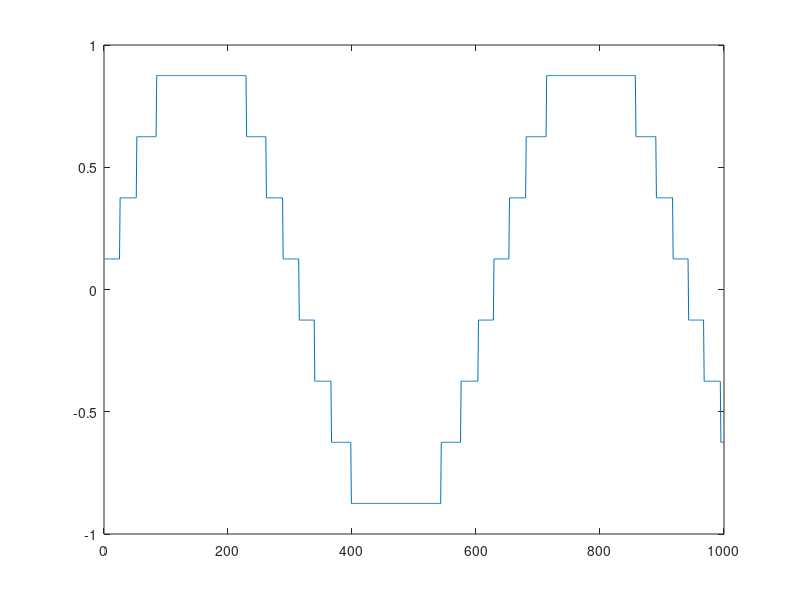
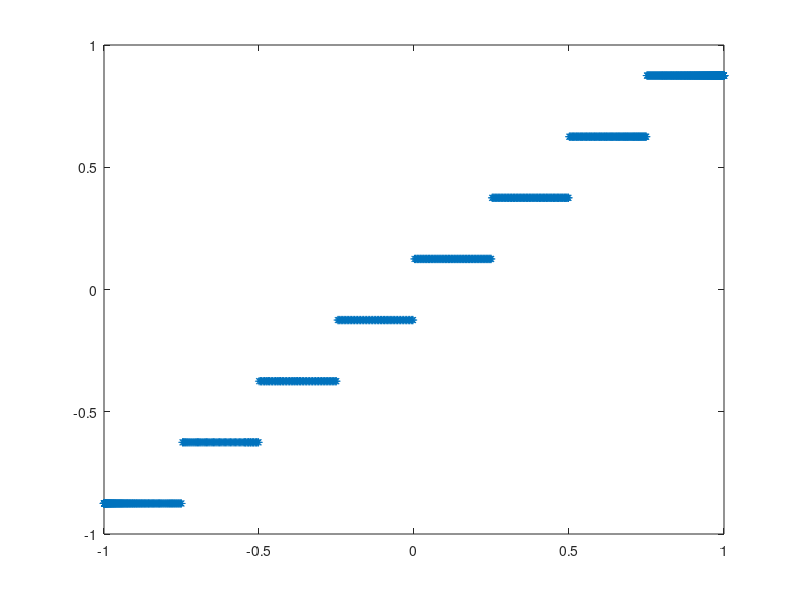

Here is the MATLAB script that generated these plots, in order:
N = 1000;
t = 1 : N;
omega = 0.01;
xi = sin(omega*t);
%figure;
%plot(xi);

L = 8;
Delta = (max(xi) - min (xi))/ L;

x(1) = min(xi);
x(L+1) = max(xi);

i = 2:L;
x(2:L) = min(xi) + (i-1) * Delta;

for i=1:L
  y(i) = (x(i) + x(i+1))/2;
end

for j = 1 : N
  for i = 1 : L
    if xi(j) >= x(i) && xi(j) <= x(i+1)
      eta(j) = y(i);
    end
  end
end

figure;
plot(eta);

figure;
plot (xi, eta, '*');
